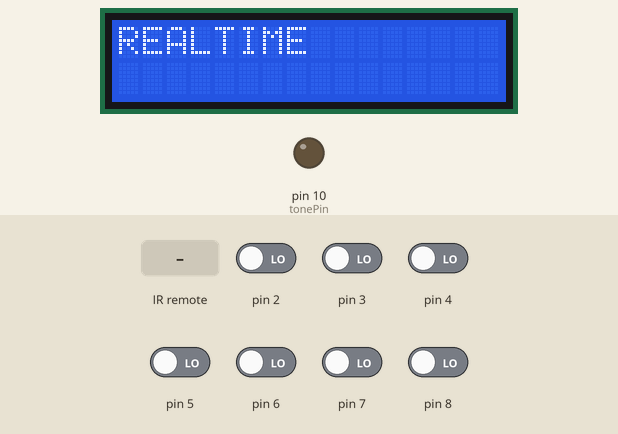
Recording of a sketch running on a simulated Arduino Uno, built with avr-gcc and run on an emulated ATmega328P. Shown: 16×2 character LCD, output pins drawn as LEDs (lit = HIGH). The test bench sets the inputs (shaded band); at power-on: pin 2–8 LOW. EEPROM starts erased; what the sketch prints to the serial monitor is not drawn.

Above: at 1.2 s.
1.3 s: infrared code 0x18 received
At 2.5 s:
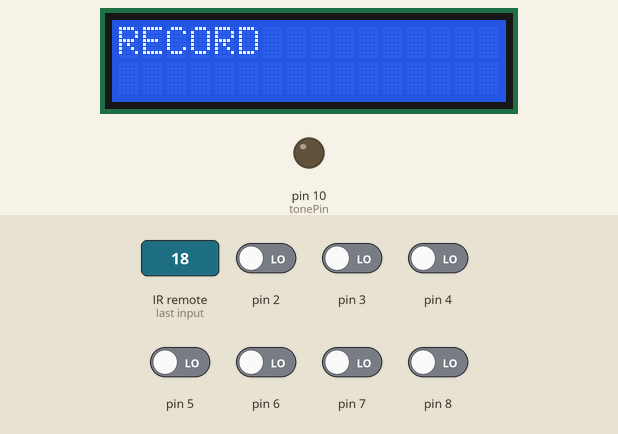
2.8 s: infrared code 0x5E received
At 4.2 s:
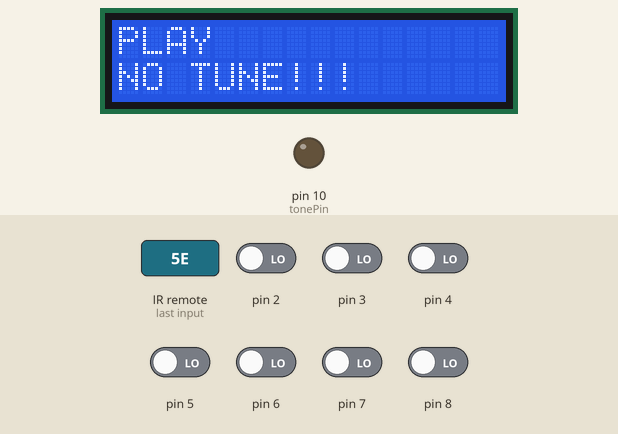
5.8 s: pin 2 driven HIGH
At 6.34 s:
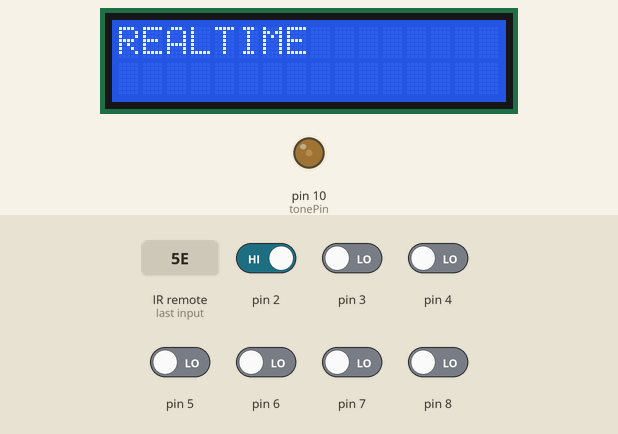
At 6.71 s:
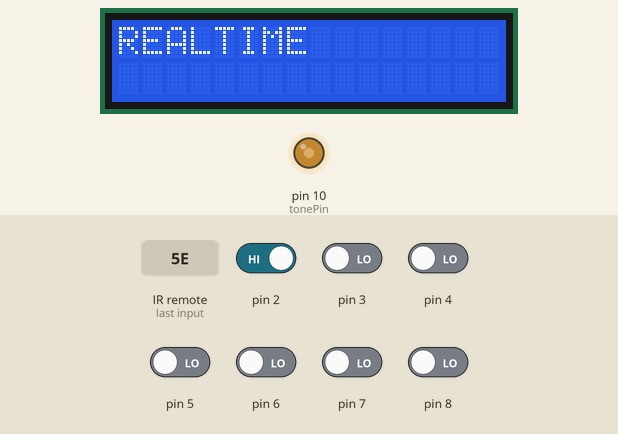
7.5 s: pin 3 driven HIGH
9.2 s: pin 4 driven HIGH
11.0 s: pin 5 driven HIGH
Timing chart, 0 to 13.5 s (numbered marks = the images above; inputs shaded):
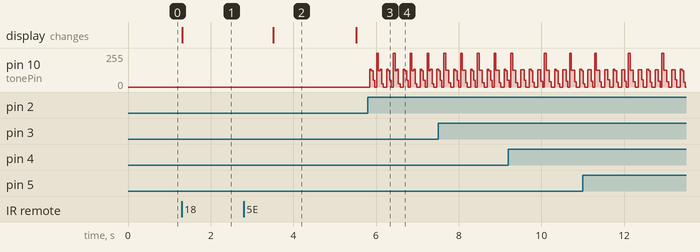

Measured:
- after the input at 1.3 s, the display: changes at once (image 1)
- after the input at 2.8 s, the display: changes after 0.71 s (image 2)
- after the input at 5.8 s, pin 10 (tonePin): 0/255 → 133/255 after 0.05 s, then repeats every 0.41 s: 123/255 0.04 s, 49/255 0.04 s, 0/255 0.05 s, 255/255 0.04 s, 122/255 0.04 s, 132/255 0.04 s, 26/255 0.04 s, 0/255 0.08 s, 133/255 0.04 s
- what the display in image 2 shows lasts 2.0 s, from 3.5 s to 5.5 s

The sketch:

electronic_organ.ino
```cpp
/*
加上解释的地方到时候都可以删除
解释：
2022.06.07
这个程序主要有3个模式：
1.即时播放功能，即按下按键后可以在蜂鸣器中即时播放，该功能主要由函数
KeyboardRealTimeDeduction完成，该函数以及对应的功能还未完成测试
2.录音功能，本质为在录音模式下录下每次按键的顺序，存入数组中，主要由函数RecordingTune
来完成，然后将记录的数组存入存储器中（注：存入存储器部分还未实现）
3.播放录制好的音乐功能，暂时还未实现暂停功能，后续视情况考虑增加
*/
#include <LiquidCrystal_I2C.h> //LCD模块
#include <IRremote.h>          //红外模块
#include <EEPROM.h>            //引入EEPROM库

/*
解释：
这里将宏定义音调改为用数组来存储音调主要是为了方便在录制的时候可以之间通过按键的索引来调取
对应的音调，所以千万！！！！！不要直接改动按键的引脚！！！！！
*/
//音调
// #define C1 262
// #define C2 294
// #define C3 330
// #define C4 350
// #define C5 393
// #define C6 441
// #define C7 494
// #define C0 0
int C[] = {0, 262, 294, 330, 350, 393, 441, 494};

//定义引脚
const int tonePin = 10; //蜂鸣器引脚
const int recvPin = 11; //红外引脚
const int redPin = 12;
const int greenPin = 13;
const int bluePin = 9;

LiquidCrystal_I2C lcd(0x27, 16, 2); //实例化lcd
IRrecv irrecv(recvPin);             //实例化红外
// decode_results results;

//定义变量
char state = '1';          //这个变量用来存储当前状态，默认为状态1，即开头所述的模式1
char beforeState = '0';    //这个变量用来存储上一次的变量，初始化为0没有意义，主要是为了防止在每次循环中都重新刷新LCD,不用理会
int tune[100];             //这个数组是用来存储录制的音
int buttonState = 0;       //这个变量用来在录制时存储按键状态，当没有按键按下时为0，有任意按键按下时为1
int beforeButtonState = 0; //这个按键是用来存储上一次循环时的按键状态，与上一个变量结合一次使用可以用来做判断按键是否松开，只有松开上一次按键才能按下一次
int i_tune = 0;            //曲调数组索引，即录制时做tune这个数组的索引，不用理会
int tuneLength = 0;        //曲调长度，用来记录这个数组最终记录的长度
int playFlag = 0;          //播放时终止标志，用来标记以便跳出模式3的两重循环

union int_value
{
    int i;
    byte b[2];
};

//因为系统的tone函数与红外模块有冲突，所以改用新的函数newtone来实现原来tone的功能
//新的tone
void newtone(byte tonePin, int frequency, int duration)
{
    int period = 1000000L / frequency;
    int pulse = period / 2;
    for (long i = 0; i < duration * 1000L; i += period)
    {
        digitalWrite(tonePin, HIGH);
        delayMicroseconds(pulse);
        digitalWrite(tonePin, LOW);
        delayMicroseconds(pulse);
    }
    delay(duration);
}
//设置调节RGB的函数
void setColourRgb(unsigned int red, unsigned int green, unsigned int blue)
{
    analogWrite(redPin, red);
    analogWrite(greenPin, green);
    analogWrite(bluePin, blue);
}

/*
解释：
这个函数实际上就是按下按键然后响起来的那个函数
也就是模式1下的主要函数
因为要在模式1,2中复用，所以写成内联函数的形式
还没进行测试
*/
//电子琴实时演绎的函数
inline void KeyboardRealTimeDeduction()
{
    int duration = 100;
    if (digitalRead(2))
        newtone(tonePin, C[1], duration);
    if (digitalRead(3))
        newtone(tonePin, C[2], duration);
    if (digitalRead(4))
        newtone(tonePin, C[3], duration);
    if (digitalRead(5))
        newtone(tonePin, C[4], duration);
    if (digitalRead(6))
        newtone(tonePin, C[5], duration);
    if (digitalRead(7))
        newtone(tonePin, C[6], duration);
    if (digitalRead(8))
        newtone(tonePin, C[7], duration);
}

/*
解释：
这个就是将接收到的红外编码转化成对应的字符，
这个函数与之前相比有一些改动，是因为红外的那个库有个更好的实现方法，所以进行了一下改动
主要就是之前接收的十六进制变成了现在的十进制，不用管
*/
//红外解码
char InfraredDecode(unsigned long value)
{
    switch (value)
    {
    case 22:
        return '0';
        break;
    case 12:
        return '1';
        break;
    case 24:
        return '2';
        break;
    case 94:
        return '3';
        break;
    case 8:
        return '4';
        break;
    case 28:
        return '5';
        break;
    case 90:
        return '6';
        break;
    case 66:
        return '7';
        break;
    case 82:
        return '8';
        break;
    case 74:
        return '9';
        break;
    case 67:
        return 'p';
        break;
    default:
        return 'x';
        break;
    }
}

/*
解释：
这个函数是我用来判断红外接收到的信号是否是状态信号，即是否是1,2,3这三个
*/
// 判断红外输入是否是状态
int isState(char decodingResults)
{
    char stateOptions[] = {'1', '2', '3'};
    for (int i = 0; i < 4; i++)
    {
        if (decodingResults = stateOptions[i])
            return 1;
    }
    return 0;
}

/*
解释：
这个函数是我用来判断是否有按键按下用的
返回0或对应的引脚-1（即所对应的音调的索引）！！！强调千万不要轻易改按键的引脚！！！
*/
//返回按键状态
int KeyState()
{
    for (int i = 2; i <= 8; i++)
    {
        if (digitalRead(i))
            return i - 1;
    }
    return 0;
}

/*
这个函数是模式2所调用的函数
进入该模式即可开始录制
按1，3可结束录制并进入对应模式
注：每次进入该模式原来存储的乐谱都会被清零
*/
//录制曲调
void RecordingTune()
{
    for (int i = 0; i < 100; i++) //首先将tune这个数组全部元素置零
        tune[i] = 0;
    int_value unTune;
    while (1) //然后进入录制循环
    {
        //先判断是否接收到红外信号
        if (irrecv.decode())
        {
            char decodingResults = InfraredDecode(irrecv.decodedIRData.command);
            if (decodingResults == '1' || decodingResults == '3') //如果接收到1或者3，即要转换状态
            {
                state = decodingResults; //将状态设为接收到的信号
                tuneLength = i_tune;     //录制的长度就等于索引的长度
                i_tune = 0;
                //存储乐谱
                for (int i = 0; i < 100; i++)
                {
                    unTune.i = tune[i];
                    EEPROM.write(2 * i, unTune.b[0]);
                    EEPROM.write(2 * i + 1, unTune.b[1]);
                }
                unTune.i = tuneLength;
                EEPROM.write(500, unTune.b[0]);
                EEPROM.write(501, unTune.b[1]);
                EEPROM.end();
                irrecv.resume(); //这个是用来等待下一次接收红外信号用的
                break;           //跳出while循环，这时候这个函数也会结束
            }
            irrecv.resume(); //每次接收完信号，不管要不要进一步出来都要这个函数来等待下一次接收红外信号
        }
        buttonState = KeyState();                           //解释：接收按键状态，0或者对应按下的引脚-1（即所对应的音调的索引）这里在此强调千万不要直接该引脚，不然这里会出错
        if ((buttonState != 0) && (beforeButtonState == 0)) //如果按键按下且上一次已经松开
        {
            tune[i_tune] = C[buttonState]; //将对应的音调存进数组
            i_tune++;
        }
        if (buttonState != beforeButtonState) //消抖
            delay(20);
        beforeButtonState = buttonState;
        KeyboardRealTimeDeduction(); //解释：即时演绎的函数，用来实现录制时也能实时发出声音，还没测试过
        delay(100);
    }
}

/*
播放音乐用的函数，即模式3所用的函数
已进入该模式就会直接播放音乐，不能暂停，按1，2可跳到对应模式
注：每次进入该模式都会从头开始播放
*/
// 播放录制好的曲子
void PlayMusic()
{
    int_value unTune;
    //读入乐谱
    for (int i = 0; i < 100; i++)
    {
        unTune.b[0] = EEPROM.read(2 * i);
        unTune.b[1] = EEPROM.read(2 * i + 1);
        tune[i] = unTune.i;
    }
    unTune.b[0] = EEPROM.read(500);
    unTune.b[1] = EEPROM.read(501);
    tuneLength = unTune.i;
    int durt = 150; //这个是节奏，即响500ms后期可调
    while (1)
    {
        if (tuneLength == 0) //如果数组长度等于0，则不会播放音乐并返回模式1
        {
            lcd.setCursor(0, 1);
            lcd.print("NO TUNE!!!");
            delay(2000);
            state = '1';
            break;
        }
        int i = 0;
        unsigned int rgbColour[3];
        rgbColour[0] = 255;
        rgbColour[1] = 0;
        rgbColour[2] = 0;
        while (i < tuneLength) //进入播放的循环
        {
            if (irrecv.decode()) //随时可以接收红外信号进入其他两个模式，
            {
                char decodingResults = InfraredDecode(irrecv.decodedIRData.command);
                Serial.println(decodingResults);
                if (decodingResults == '1' || decodingResults == '2')
                {
                    state = decodingResults;
                    playFlag = 1; //将标记置为1
                    setColourRgb(0, 0, 0);
                    irrecv.resume();
                    break; //退出第2层循环
                }
                irrecv.resume();
            }
            newtone(tonePin, tune[i], durt);
            rgbColour[0] = 255 - 0.5 * tune[i];
            rgbColour[1] = 0.5 * tune[i];
            rgbColour[2] = tune[i] - 255;
            setColourRgb(rgbColour[0], rgbColour[1], rgbColour[2]);
            delay(durt);
            i++;
        }
        if (playFlag == 1)
        {
            playFlag = 0;
            break; //如果标记为1，则将标志置零然后跳出第1层循环
        }
        delay(2000);
    }
}

void setup()
{
    //初始化引脚
    pinMode(2, INPUT);
    pinMode(3, INPUT);
    pinMode(4, INPUT);
    pinMode(5, INPUT);
    pinMode(6, INPUT);
    pinMode(7, INPUT);
    pinMode(8, INPUT);        // 2-8按键引脚
    pinMode(tonePin, OUTPUT); //蜂鸣器输出引脚

    lcd.init();          //初始化LCD
    lcd.backlight();     //打开背光灯
    irrecv.enableIRIn(); //初始化红外模块
    Serial.begin(9600);  //窗口监视器，这个没用的话可以注释掉
}

void loop()
{
    if (irrecv.decode())
    {
        Serial.println(irrecv.decodedIRData.command);
        char decodingResults = InfraredDecode(irrecv.decodedIRData.command);
        // Serial.println(decodingResults);
        if (isState(decodingResults))
        {
            state = decodingResults;
        } //如果红外输入的是状态，则改变状态
        irrecv.resume();
    }
    // Serial.print("state:");
    // Serial.println(state);
    // Serial.print("beforeState:");
    // Serial.println(beforeState);
    if (state == '1') //实时演绎状态
    {
        if (beforeState != '1') //防止LCD每次循环都刷新，只有在状态发生改变的时候才生效，以下同理
        {
            lcd.clear(); //刷新LCD
            lcd.setCursor(0, 0);
            lcd.print("REALTIME");
        }
        KeyboardRealTimeDeduction();
        beforeState = state;
    }
    if (state == '2') //录制状态
    {
        if (beforeState != '2')
        {
            lcd.clear();
            lcd.setCursor(0, 0);
            lcd.print("RECORD");
        }
        beforeState = state;
        RecordingTune(); //调用模式2的函数
    }
    if (state == '3')
    {
        if (beforeState != '3')
        {
            lcd.clear();
            lcd.setCursor(0, 0);
            lcd.print("PLAY");
        }
        beforeState = state;
        PlayMusic(); //调用模式3的函数
    }
}
```
